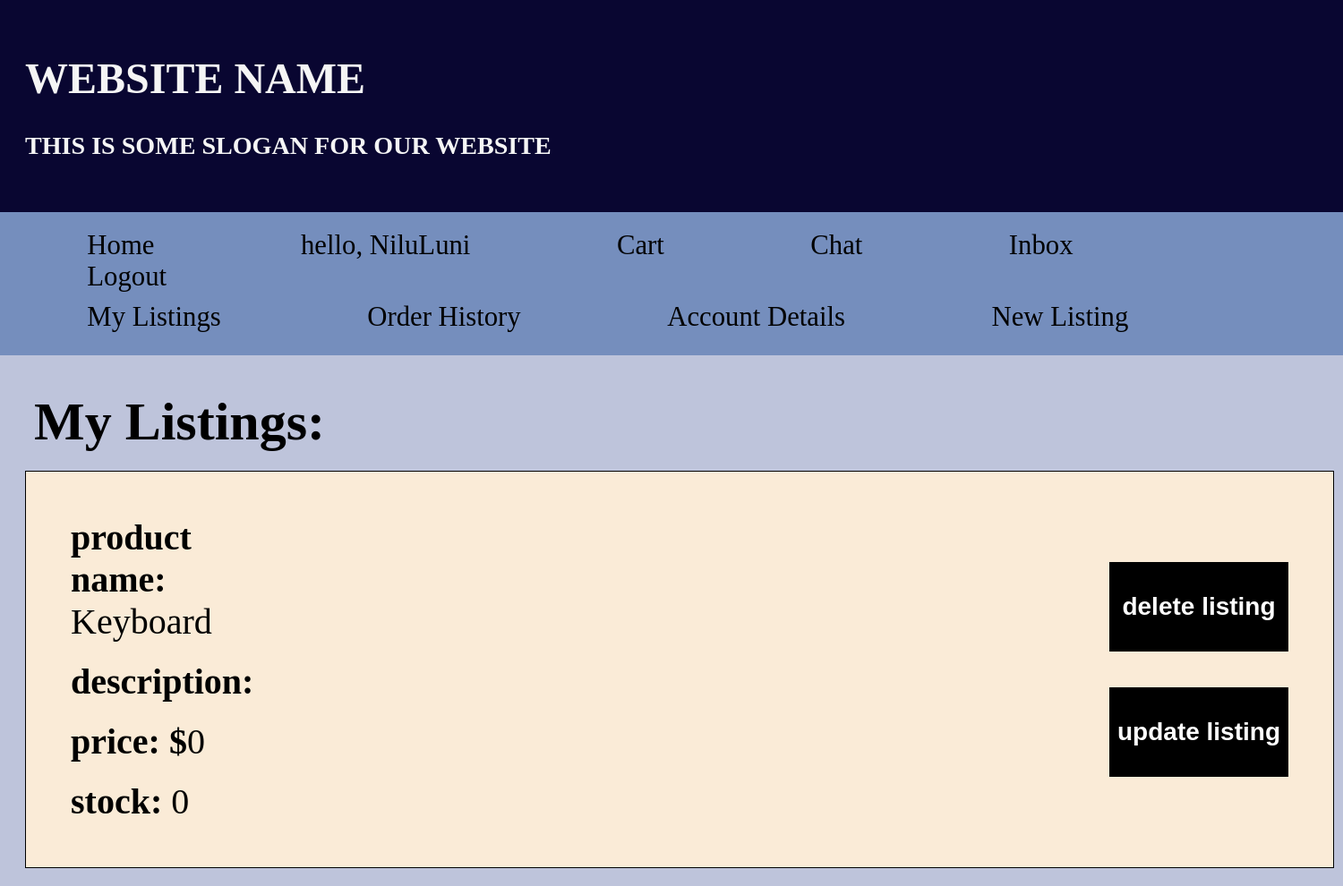
/Market/listings/ (signed in), run on an earlier commit of the app's database.
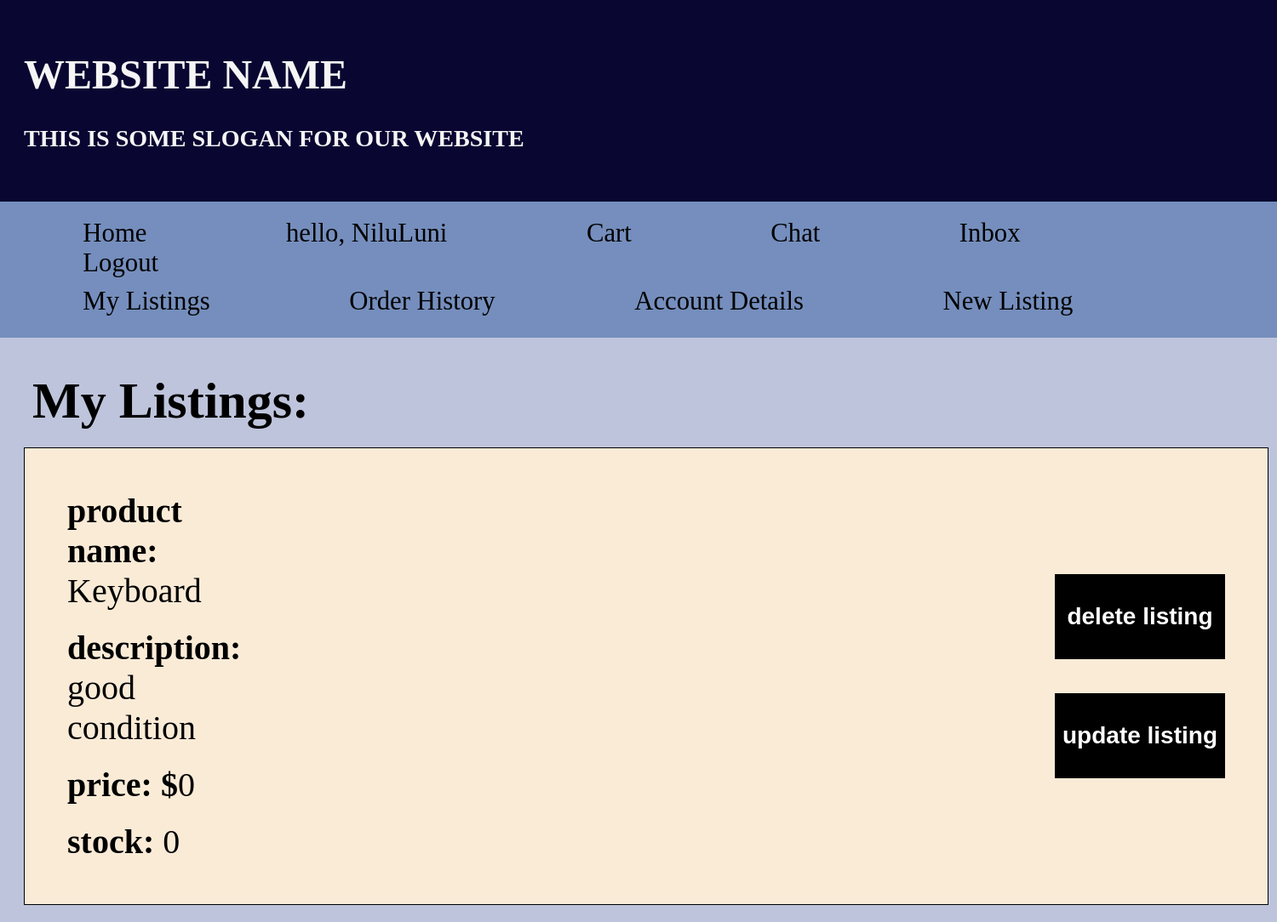
And on a later commit of the database.
### Market/models.py (models this page shows)
class Product(models.Model):
    owner = models.ForeignKey(User, on_delete=models.CASCADE)
    product_name = models.CharField(max_length=50)
    product_rating = models.IntegerField(default=0)
    product_picture = models.FileField(upload_to='', blank=True)
    description = models.CharField(max_length=50)
    price = models.IntegerField()
    stock = models.IntegerField()
    pub_date = models.DateTimeField('date published', default=timezone.now)
    changed = models.BooleanField(default=False)
    CATEGORY_CHOICES = (
        ('G', 'Game'),
        ('L', 'Laptop'),
        ('M', 'Mouse'),
        ('K', 'Keyboard'),
        ('H', 'Headphone')
    )
    category = models.CharField(max_length=200, choices=CATEGORY_CHOICES, default="none")

### Market/views.py (the view)
# urls.py: path('listings/', views.my_listings, name='my_listings'),
@login_required
def my_listings(request):
    my_listing = Product.objects.filter(owner__username=request.session['username'])
    context = {'my_listing': my_listing}
    return render(request, 'Market/Listings.html', context)

### templates/Market/Listings.html (shortened to what this page needs)
{% extends 'Market/Account.html' %}
{% block body_plus %}
<div class="listingtitle">My Listings:</div>
<div class="listingpage">
    {% for listing in my_listing %}
        <div class="listingitem" id="product{{ listing.id }}">
            <div class="listingtext">
                <div id="listingfield"> product name: <span id="listingvalue"> {{ listing.product_name }}</span></div>
                <div id="listingfield"> description: <span id="listingvalue"> {{ listing.description }}</span></div>
                <div id="listingfield"> price: $<span id="listingvalue">{{ listing.price }}</span></div>
                <div id="listingfield"> stock: <span id="listingvalue">{{ listing.stock }}</span></div>
            </div>
            <div id="listingbuttons">
            <button class="delete" data-list="{{ listing.id }}" data-user="{{ request.session.username }}">delete listing</button>
        <form id="form{{ listing.id }}" method="get" action="{% url 'update' %}">
                <input class="update" type="submit" value="update listing">
        </form>
    </div>
    </div>
    {% endfor %}
</div>
{% endblock %}

### templates/Market/Account.html (shortened to what this page needs)
{% extends 'account/../base.html' %}
{% block body-block %}
    <div class="header">
            <a href="{% url 'my_listings' %}">My Listings</a>
            <a href="{% url 'order_history' %}">Order History</a>
            <a href="{% url 'my_account' %}">Account Details</a>
            <a href="{% url 'new_product' %}">New Listing</a>
    </div>
{% endblock %}

### templates/base.html (shortened to what this page needs)
<!DOCTYPE html>
<html lang="en">
<head>
</head>
<body>
{% block header %}
    <header>
        <div class='siteName'>
            <h1>WEBSITE NAME</h1>
            <h3>THIS IS SOME SLOGAN FOR OUR WEBSITE</h3>
        </div>
    </header>
{% endblock header %}
{% block nav %}
    <nav>
        <div class='header'>
            <a href="{% url 'home' %}">Home</a>
            {% if request.user.is_anonymous %}
                <a href="{% url 'user_login' %}">Login</a>
                <a href="{% url 'register' %}">Register</a>
            {% else %}
                <a href="{% url 'my_account' %}">hello, {{ request.session.username }}</a>
                <a href="{% url 'cart' %}">Cart</a>
                <a href="{% url 'chat_index' %}">Chat</a>
                <a onclick="openInbox()" style="cursor: pointer">Inbox</a>
                <a href="{% url 'user_logout' %}">Logout</a>
            {% endif %}
        </div>
    </nav>
{% endblock nav %}
{% block body-block %}
{% endblock %}
{% block body_plus %}
{% endblock %}
</body>
</html>

### templates/base.html (style rules this page uses)
.siteName { margin-right: -10px; margin-left: -10px; margin-top: -10px; color: whitesmoke; background-color: rgb(9, 6, 49); padding: 30px; font-family: fantasy; font-size: 150%; width: 100%; }
.header { margin-right: -10px; margin-left: -10px; background-color: rgb(117, 142, 189); padding: 20px; width: 100%; height: 40px; font-size: 120%; }
a { text-decoration: none; font-size: 160%; color: black; margin: 4%; padding:20px; }

### templates/Market/Listings.html (style rules this page uses)
html { background-color: #bec4db; }
.listingitem { display: flex; flex-direction: row; margin:20px; border:solid 1px; padding:30px; background-color: antiquewhite; min-width: 1400px; width:90%; }
#listingfield { font-weight:600; margin:20px; }
#listingvalue { font-weight:500; }
.listingtext { font-size:40px; width:1000px; }
#listingbuttons { margin-left: 900px; align-self: center; }
.delete { width:200px; height:100px; margin:20px; border:none; background-color:black; color:white; font-size:28px; font-weight: 600; }
.update { width:200px; height:100px; margin:20px; border:none; background-color:black; color:white; font-size:28px; font-weight: 600; }
.listingtitle { font-size:60px; margin-left:30px; font-weight: 600; margin-top: 40px; }

What changed in the data, as far as the page shows it:
changed Product "Keyboard": description (not shown) → "good condition"
